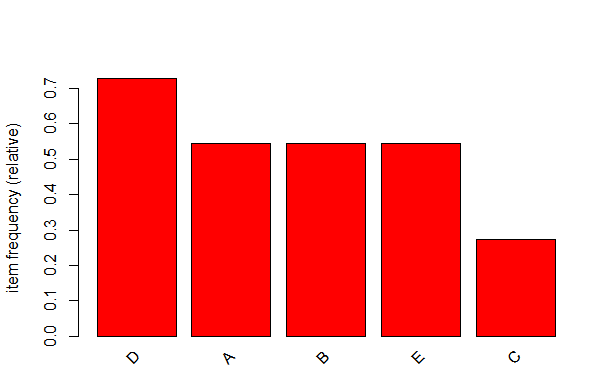

This figure's R source:
setwd("F:\\Data Science\\DataScience_2019501111\\Data Mining\\Final exam")

data = read.csv("AprioData.csv", header = TRUE);
View(data)
data$TID <- NULL
library(arules)

write.csv(data, "ItemList.csv", quote = FALSE, row.names = TRUE)
transactions = read.transactions("ItemList.csv", sep=',', rm.duplicates = TRUE)
inspect(transactions)

freqItemsets <- apriori(transactions, parameter = list(sup = 0.03, conf = 0.5,target="frequent itemsets"))

inspect(sort(freqItemsets)[1:15])

itemFrequencyPlot(transactions, topN = 5)
